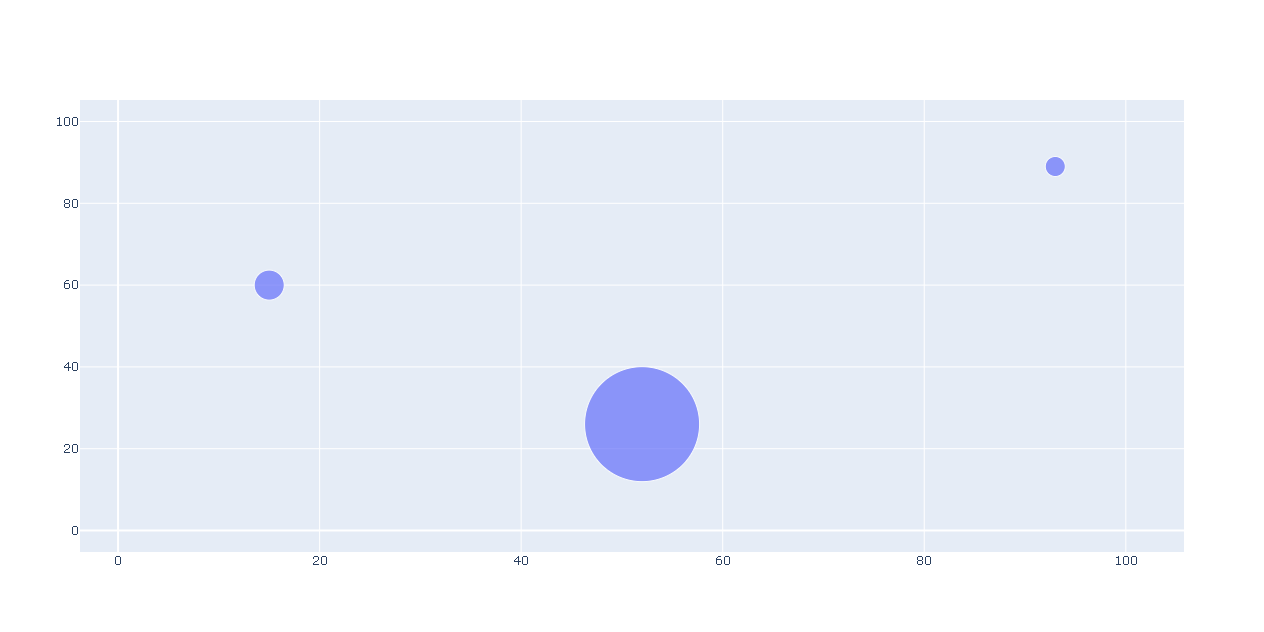

Here is the Python script that generated this plot:
import plotly.graph_objects as px # Biblioteca usada para criar gráficos
import numpy as np

np.random.seed(42)
random_x = np.random.randint(1, 101, 100)
random_y = np.random.randint(1, 101, 100)
# Cria o objeto com os dados de x e y
fig = px.Figure(data=[px.Scatter(x = random_x, y = random_y, mode = 'markers', marker_size = [115, 20, 30])])
fig.show() # Plota o gráfico

# plotly.express pode criar toda a fígura de uma só vez. Ele usa a graph_objects internamente
